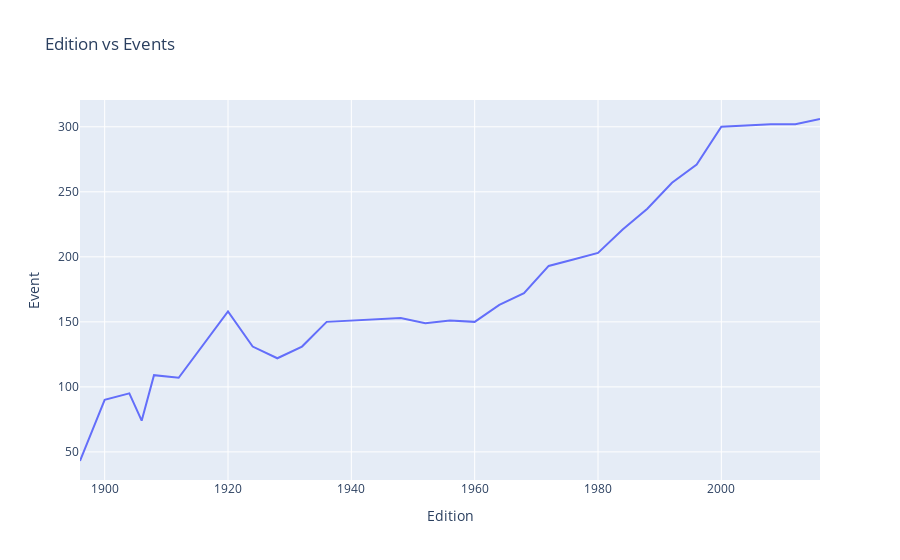

The cell this chart's notebook holds for it:
### Code cell
# graph for Year vs number of Events
fig = px.line(event_list, x="Edition",y='Event', title='Edition vs Events')
fig.show()

### Figure 1 — Plotly figure (JSON) as saved in the notebook; plotly's stock layout.template omitted (floating-point values rounded to 4 significant figures)
{"data": [{"hovertemplate": "Edition=%{x}<br>Event=%{y}<extra></extra>", "legendgroup": "", "line": {"color": "#636efa", "dash": "solid"}, "marker": {"symbol": "circle"}, "mode": "lines", "name": "", "orientation": "v", "showlegend": false, "type": "scatter", "x": [1896, 1900, 1904, 1906, 1908, 1912, 1920, 1924, 1928, 1932, 1936, 1948, 1952, 1956, 1960, 1964, 1968, 1972, 1976, 1980, 1984, 1988, 1992, 1996, 2000, 2004, 2008, 2012, 2016], "xaxis": "x", "y": [43, 90, 95, 74, 109, 107, 158, 131, 122, 131, 150, 153, 149, 151, 150, 163, 172, 193, 198, 203, 221, 237, 257, 271, 300, 301, 302, 302, 306], "yaxis": "y"}], "layout": {"legend": {"tracegroupgap": 0}, "title": {"text": "Edition vs Events"}, "xaxis": {"anchor": "y", "domain": [0, 1], "title": {"text": "Edition"}}, "yaxis": {"anchor": "x", "domain": [0, 1], "title": {"text": "Event"}}}}
